Frame 1 (no input): blank canvas, image omitted
Frame 60 (the mouse pressed at the canvas centre just before this capture): blank canvas, image omitted
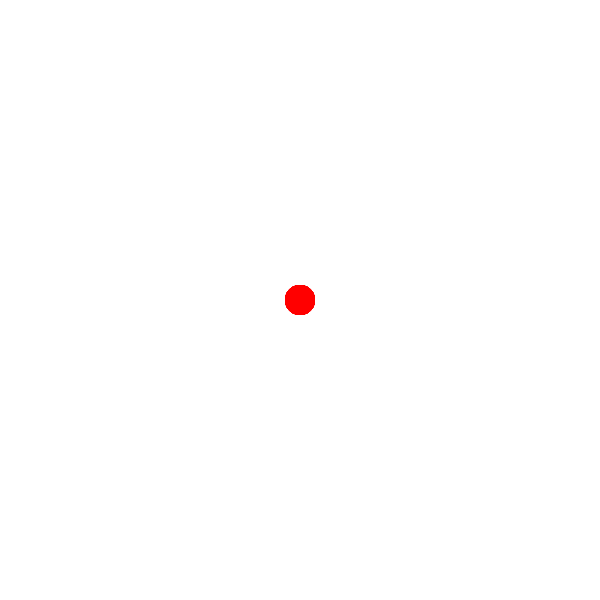
Frame 120 (the mouse held since frame 60 and released just before this capture)

The Processing sketch whose frames 1 and 60 were blank and that drew this single picture after the mouse press (run headless with seeded random() and noise(); from frame 60 on, the mouse is pressed at the canvas centre):

// Processing sketch: processing_89325
// ── processing_89325.pde

int brushType = 1;
int hue = 0;
int fontSize = 20;
int textLine = 1;


void setup() {
  size(600, 600);
  background(255);
  noStroke();
  colorMode(HSB, 360, 100, 100, 100);
  textAlign(CENTER, CENTER);
}

void draw() {
  textSize(fontSize);
 // Brush 1: Simple Color
 if (mousePressed && brushType == 1) {
   fill(hue, 100, 100);
   ellipse(mouseX, mouseY, 30, 30);
 }
 // Brush 2: Rainbow Rumpus Partytown Revenge
 if (mousePressed && brushType == 2) {
    for (int i=0; i<20; i++) {
    fill(hue, random(0, 100), random(0, 100), 100);
    ellipse(mouseX, random(0, width), random(30, 60), random(30, 60));
    ellipse(random(0, height), mouseY, random(30, 60), random(30, 60));
   }
 }
 // Brush 3: Disturbing Screams of the Damned
 if (mousePressed && brushType == 3) {
   fill(0, 100, 0, 100);
   if (textLine == 1) {
     text("HELP ME", mouseX, mouseY);
   }
   else if (textLine == 2) {
     text("I'M SCARED", mouseX, mouseY);
   }
   else if (textLine == 3) {
     text("LET ME OUT", mouseX, mouseY);
   }
   else if (textLine == 4) {
     text("IT'S TERRIFYING", mouseX, mouseY);
   }
   else if (textLine == 5) {
     text("THE COMPUTER", mouseX, mouseY);
   }
   else if (textLine == 6) {
     text("OUCH OUCH OUCH", mouseX, mouseY);
   }
   else if (textLine == 7) {
     text("DON'T COVER ME UP", mouseX, mouseY);
   }
 }
 
 
   if (keyPressed) {
    brushType = 3;
  }
}

void mouseReleased() {
  hue = hue+30;
  if (hue >= 360) {
    hue = 0;
  }
  fontSize = fontSize;
  textLine++;
  if (textLine == 8) {
    textLine = 1;
  }
  if (mouseButton == RIGHT) {
    brushType = 2;
  }
  if (mouseButton == CENTER) {
    brushType = 1;
  }
}
